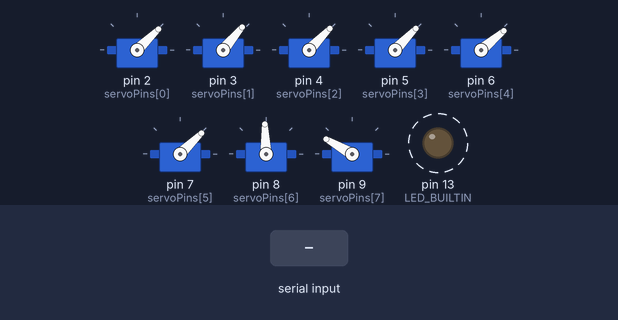
This sketch was run on a simulated Arduino Uno, built with avr-gcc and run on an emulated ATmega328P. Parts: 8 × servo, output pins drawn as LEDs (lit = HIGH). Dashed ring = blinking. The inputs (shaded band) are chosen by the test bench. EEPROM starts erased; what the sketch prints to the serial monitor is not drawn.

Above: at 0.8 s.
1.4 s: "30|150\n" received over the second serial link
At 4.1 s:
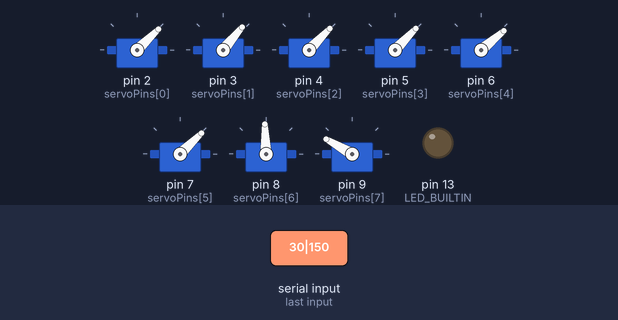
4.4 s: "|" received over the second serial link
At 4.74 s:
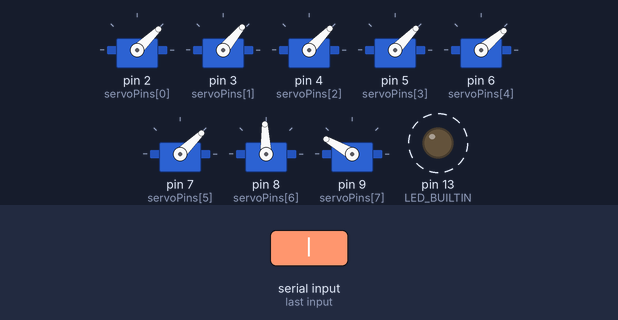
7.4 s: "1|90\n" received over the second serial link
At 7.4 s:
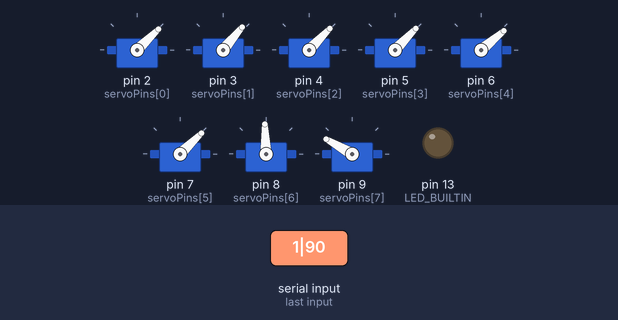
8.9 s: "90|45\n" received over the second serial link
At 9.4 s:
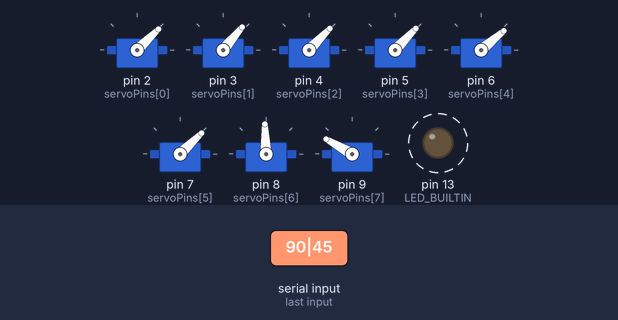
Timing chart, 0 to 12.9 s (numbered marks = the images above; inputs shaded):
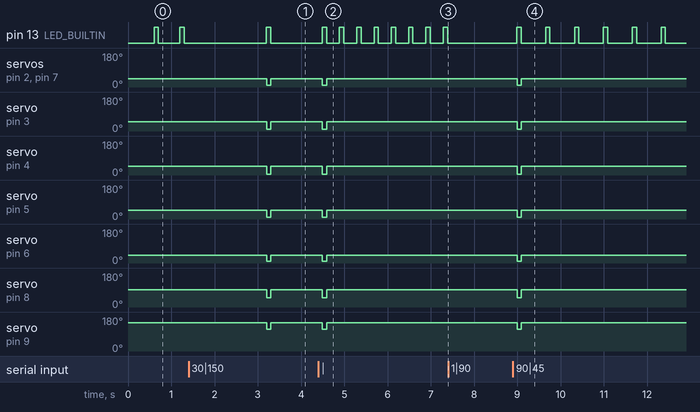

Measured:
- after the input at 1.4 s, servo on pin 2 (servoPins[0]): 44° → 10° after 1.8 s, → 44° 0.10 s later; servo on pin 3 (servoPins[1]): 50° → 10° after 1.8 s, → 50° 0.10 s later
- after the input at 4.4 s, pin 13 (LED_BUILTIN): alternates HIGH for 0.10 s and LOW for 0.30 s, starting after 0.09 s; servo on pin 2 (servoPins[0]): 44° → 10° after 0.09 s, → 44° 0.10 s later
- after the input at 7.4 s, pin 13 (LED_BUILTIN): stops changing and stays LOW
- after the input at 8.9 s, pin 13 (LED_BUILTIN): alternates HIGH for 0.10 s and LOW for 0.57 s, starting after 0.09 s; servo on pin 2 (servoPins[0]): 44° → 10° after 0.09 s, → 44° 0.10 s later

The sketch:

Glockenspiel.ino
```cpp
// (licence header left out)
#include <Servo.h>
#include <SoftwareSerial.h>
#include <EEPROM.h>

Servo servos[8];
byte servoPins[] = {2, 3, 4, 5, 6, 7, 8, 9};
float bpm = 100;
float bpm2ms;
unsigned long lastReading;

//                    C   D   E   F   G   A   B   C2
byte hammerHit[]  = { 10, 10, 4, 10,  8,  10, 50, 116 };
byte hammerRest[] = { 44, 50,46, 46, 40,  44, 92, 150 };

#define sR  0
#define sC  1
#define sD  2
#define sE  4
#define sF  8
#define sG  16
#define sA  32
#define sB  64
#define sC2 128

#define delayBetween 100
#define maxMelodySize 512
int melody[maxMelodySize];
int currentNoteCount = 0;

SoftwareSerial BTSerial(11, 12); // RX, TX
String btBuffer;

void setup() {
  pinMode(LED_BUILTIN, OUTPUT);
  Serial.begin(115200);
  while (!Serial) {
    ; // wait for serial port to connect. Needed for native USB port only
  }

  // Set beats per minute to ms
  bpm2ms = (60.0 / bpm) * 1000;

  // Read calibration values from memory
  for (int i=0; i<8; i++) {
    byte calibValueHit  = EEPROM.read(i);
    byte calibValueRest = EEPROM.read(i+8);
    Serial.print("Calib values (");
    Serial.print(i);
    Serial.print("): ");
    Serial.print(calibValueHit);
    Serial.print(",");
    Serial.println(calibValueRest);

    // Store values if not set
    if (calibValueHit == 255 && calibValueRest == 255) {
      EEPROM.write(i, hammerHit[i]);
      EEPROM.write(i + 8, hammerRest[i]);
    }
  }

  for (byte i=0; i<sizeof(servoPins); i++){
    servos[i].attach(servoPins[i]);
    servos[i].write(hammerRest[i]);
  }

  delay(delayBetween);
  BTSerial.begin(9600);
}

void loop() {

  if (millis() - lastReading >= bpm2ms) {

    lastReading = millis();
    digitalWrite(LED_BUILTIN, HIGH);

    int val = melody[currentNoteCount++];

    Serial.print("Current note count: ");
    Serial.print(currentNoteCount);
    Serial.print(" Notes value: ");
    Serial.print(val);
    Serial.println();

    hammerDown(val);

    if (melody[currentNoteCount] == -1)
      currentNoteCount = 0;

    digitalWrite(LED_BUILTIN, LOW);
  }

  if (BTSerial.available())
  {
    char received = BTSerial.read();
    btBuffer += received;

    if (received == '|')
    {
        processCommand();
        btBuffer = "";
    }
  }
}

void hammerDown(int value) {

  if ((value & sC) == sC) servos[0].write(hammerHit[0]);    // C
  if ((value & sD) == sD) servos[1].write(hammerHit[1]);    // D
  if ((value & sE) == sE) servos[2].write(hammerHit[2]);    // E
  if ((value & sF) == sF) servos[3].write(hammerHit[3]);    // F
  if ((value & sG) == sG) servos[4].write(hammerHit[4]);    // G
  if ((value & sA) == sA) servos[5].write(hammerHit[5]);    // A
  if ((value & sB) == sB) servos[6].write(hammerHit[6]);    // B
  if ((value & sC2) == sC2) servos[7].write(hammerHit[7]);  // C2

  delay(delayBetween);

  if ((value & sC) == sC) servos[0].write(hammerRest[0]);   // C
  if ((value & sD) == sD) servos[1].write(hammerRest[1]);   // D
  if ((value & sE) == sE) servos[2].write(hammerRest[2]);   // E
  if ((value & sF) == sF) servos[3].write(hammerRest[3]);   // F
  if ((value & sG) == sG) servos[4].write(hammerRest[4]);   // G
  if ((value & sA) == sA) servos[5].write(hammerRest[5]);   // A
  if ((value & sB) == sB) servos[6].write(hammerRest[6]);   // B
  if ((value & sC2) == sC2) servos[7].write(hammerRest[7]); // C2
}

void processCommand() {
  int nrOfHits = 0;
  char separator = ',';

  // Reset melody
  for (int i=0; i<maxMelodySize; i++)
    melody[i] = 0;

  Serial.print("BT received, raw data: ");
  Serial.println(btBuffer);

  // Count nr of notes
  for (int i=0; i<btBuffer.length(); i++)
    if (btBuffer.charAt(i) == separator) nrOfHits++;

  // First value is BPM
  bpm = getValue(btBuffer, ',', 0).toInt();
  bpm2ms = (60.0 / bpm) * 1000;

  Serial.print("Nr of hits: ");
  Serial.print(nrOfHits);
  Serial.print(", BPM: ");
  Serial.print(bpm);
  Serial.print(", BPM2MS: ");
  Serial.println(bpm2ms);

  for (int i=1; i<nrOfHits+1; i++) {
    int midx = i - 1;
    melody[midx] = getValue(btBuffer, ',', i).toInt();
  }
  melody[nrOfHits] = -1;

  Serial.print("Melody: ");
  for (int i=0; i<maxMelodySize; i++) {
    Serial.print(melody[i]);
    Serial.print(",");
  }
  currentNoteCount = 0;
  Serial.println();
}

String getValue(String data, char separator, int index) {
  int found = 0;
  int strIndex[] = {0, -1};
  int maxIndex = data.length()-1;

  for(int i=0; i<=maxIndex && found<=index; i++){
    if(data.charAt(i)==separator || i==maxIndex){
        found++;
        strIndex[0] = strIndex[1]+1;
        strIndex[1] = (i == maxIndex) ? i+1 : i;
    }
  }

  return found>index ? data.substring(strIndex[0], strIndex[1]) : "";
}
```
